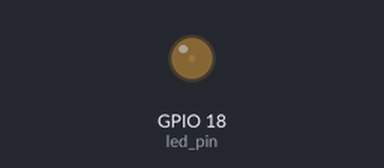
Recording of a program running on a simulated Raspberry Pi (BCM pin numbers). Parts: output pins drawn as LEDs (lit = HIGH).

Above: at 0.05 s.
At 0.9 s:
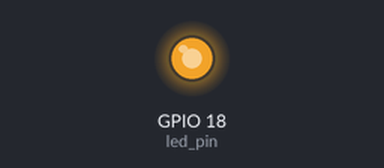
At 1.35 s:
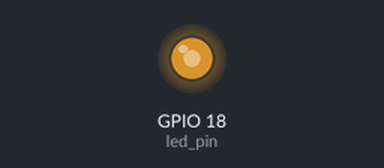
At 1.75 s:
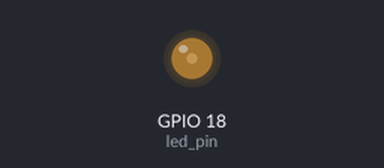
Timing chart, 0 to 4.6 s (numbered marks = the images above):
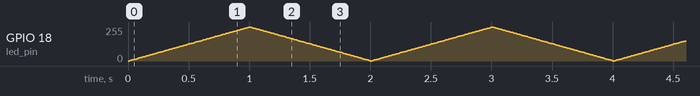

The program:

led.py
```python
from time import sleep
import RPi.GPIO as gpio
gpio.setmode(gpio.BCM)

def on_off():
    gpio.setup(18, gpio.OUT)
    gpio.output(18, True)
    sleep(5)
    gpio.output(18, False)

def change_bright():
    led_pin = 18
    gpio.setup(led_pin, gpio.OUT)

    # set pulse width management to 500 Hz
    pulse_width = 500 #Hz
    pwm_led = gpio.PWM(led_pin, pulse_width)
    pwm_led.start(100)

    #while True:
    #    duty_s = raw_input("Enter Brightness 0-100 : ")
    #    duty = int(duty_s)
    #    pwm_led.ChangeDutyCycle(duty)

    while True:
        for duty in xrange(0,100,1):
            pwm_led.ChangeDutyCycle(duty)
            sleep(0.01)

        for duty in xrange(100,0,-1):
            pwm_led.ChangeDutyCycle(duty)
            sleep(0.01)

change_bright()
```
